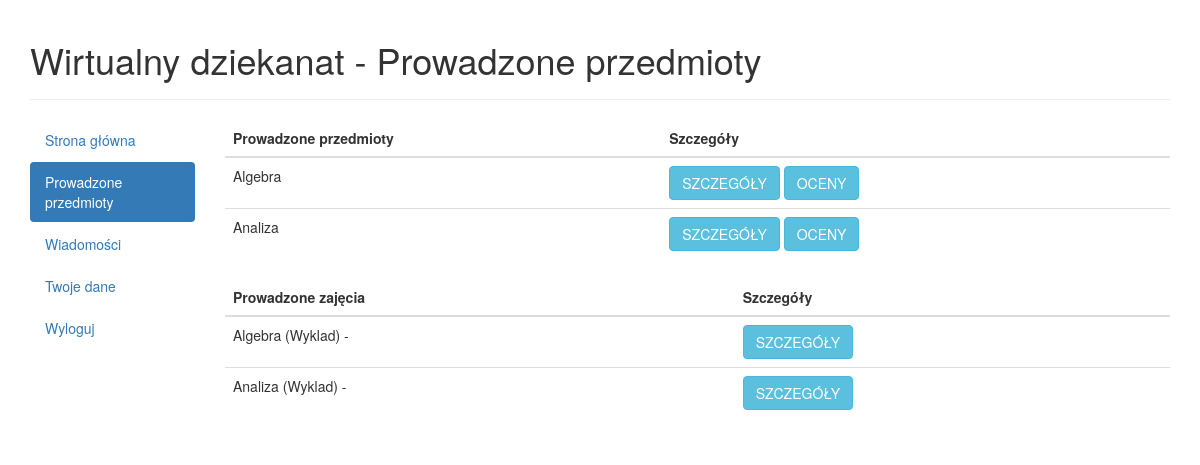
Screenshot of /teacher/1 (signed in) with the database file from the repository.
### database/models.py (models this page shows, shortened)
class Subject(models.Model):
    teacher_id = models.ForeignKey(Teacher)
    name = models.CharField(max_length=20)
    students = models.ManyToManyField(Student,through='SubjectsStudents',blank=True,null=True)
    course_homepage = models.CharField(max_length=20, blank=True,null=True)
    ECTS = models.IntegerField(default=3)
    exam = models.BooleanField(default=False, blank=True)

class Subsubject(models.Model):
    subject_id = models.ForeignKey(Subject)
    teacher_id = models.ForeignKey(Teacher)
    subsubjecttype_id = models.ForeignKey(SubsubjectType)
    hours = models.IntegerField(blank=True, null=True)
    def __str__(self):
        return self.subject_id.name + ' (' + self.subsubjecttype_id.name + ') - ' + self.teacher_id.user.first_name + ' ' + self.teacher_id.user.last_name

class SubsubjectType(models.Model):
    SUBSUBJECT_TYPE_CHOICES = (
        ('LEC', 'Lecture'),
        ('CLA', 'Auditory classes'),
        ('LAB', 'Laboratory classes'),
        ('PRO', 'Project classes'),
        ('SEM', 'Seminar classes'),
        ('CON', 'Conversation seminars'),
        ('OTH', 'Other'),
    )
    name = models.CharField(choices=SUBSUBJECT_TYPE_CHOICES, max_length=3)

class Teacher(models.Model):
    user = models.OneToOneField(User)
    picture = models.ImageField(upload_to='teacher_profile_images', blank=True)
    title = models.CharField(max_length=30, blank=True,null=True)
    current_position = models.CharField(max_length=40, blank=True,null=True)
    faculty = models.CharField(max_length=40, blank=True,null=True)
    department = models.CharField(max_length=40, blank=True,null=True)
    room = models.CharField(max_length=20, blank=True,null=True)
    phone_number = models.CharField(max_length=10, blank=True,null=True)
    office_hours = models.CharField(max_length=30, blank=True,null=True)

### database/views.py (the view)
# urls.py: url(r'^teacher/(?P<page_id>[0-9]+)$', views.teacherpage, name='teacherpage'),
def teacherpage(request, page_id):
    if request.user.is_authenticated():
        try:
            te = Teacher.objects.get(user=request.user)
            subjects = (subjects for subjects in te.subject_set.all())
            subSubjects = (subSubjects for subSubjects in te.subsubject_set.all())
            allStudents = Student.objects.all()
            if (request.POST.get('create_message', False) and request.POST.get('student_id', False)):
            	messageTo = Student.objects.get(pk = request.POST.get('student_id', False))
                message = Message(student_id = messageTo, teacher_id = te, contents = request.POST.get('message'), is_read = False, date = timezone.now())
                message.save()
            messages = Message.objects.filter(teacher_id=te).filter(is_read=False).order_by('-date')
            allMessages = Message.objects.filter(teacher_id=te).order_by('-date')
            return render(request, 'database/teacherpage.html',
                          {'teacher': te, 'subjects': subjects, 'messages': messages, 'allMessages': allMessages,
                           'page_id': page_id, 'subSubjects' : subSubjects, 'allStudents' : allStudents})
        except Teacher.DoesNotExist:
            return HttpResponse("Nie ma nauczyciela")
        except Student.DoesNotExist:
            return HttpResponse("Nie ma studenta")
    else:
        return HttpResponse("Niezalogowany")

### database/templates/database/teacherpage.html (shortened to what this page needs)
<!DOCTYPE html>
<html lang="en">
<head>
  <link rel="stylesheet" href="http://maxcdn.bootstrapcdn.com/bootstrap/3.3.4/css/bootstrap.min.css">
</head>
<body>
<div class="container">
	<div class="page-header">
		{% if page_id == '0' %}
			<h1>Wirtualny dziekanat - Strona główna</h1>
        	{% elif page_id == '1' %}
			<h1>Wirtualny dziekanat - Prowadzone przedmioty</h1>
        	{% elif page_id == '2' or  page_id == '3' or page_id == '4'%}
			<h1>Wirtualny dziekanat - Wiadomości</h1>
        	{% elif page_id == '5' %}
			<h1>Wirtualny dziekanat - Twoje dane</h1>
        	{% endif %}
	</div>
      	<div class="row">
    		<div class="col-md-2">
      			<ul class="nav nav-pills nav-stacked">
      				{% if page_id == '0' %}
        			<li class="active"><a href="{% url 'teacherpage' '0'%}">Strona główna</a></li>
        			<li><a href="{% url 'teacherpage' '1'%}">Prowadzone przedmioty</a></li>
        			<li><a href="{% url 'teacherpage' '2'%}">Wiadomości</a></li>
        			<li><a href="{% url 'teacherpage' '5'%}">Twoje dane</a></li>
                    <li><a href="{% url 'logout' %}">Wyloguj</a></li>
        			{% elif page_id == '1' %}
        			<li><a href="{% url 'teacherpage' '0'%}">Strona główna</a></li>
        			<li  class="active" ><a href="{% url 'teacherpage' '1'%}">Prowadzone przedmioty</a></li>
        			<li><a href="{% url 'teacherpage' '2'%}">Wiadomości</a></li>
        			<li><a href="{% url 'teacherpage' '5'%}">Twoje dane</a></li>
                    <li><a href="{% url 'logout' %}">Wyloguj</a></li>
        			{% endif %}
      			</ul>
   		    </div>
   		    <div class="col-md-10">
                {% if page_id == '0' %}
                    <h2>Witaj {{teacher.user.first_name}} {{teacher.user.last_name}}</h2>
                {% elif page_id == '1' %}
                   <table class="table table-hover">
                    <thead>
                      <tr>
                        <th>Prowadzone przedmioty</th>
                        <th>Szczegóły</th>
                      </tr>
                    </thead>
                    <tbody>
                    {% for subject in subjects %}
                        <tr><td>{{subject.name}}</td><td> <a href="{% url 'teachersubject' subject.pk %}" class="btn btn-info" role="button" >SZCZEGÓŁY</a>&nbsp;<a href="{% url 'teacherviewsubjectfinalgrades' subject.pk %}" class="btn btn-info" role="button" >OCENY</a></td></tr>
                    {% endfor %}
                    </tbody>
                  </table>
                    <table class="table table-hover">
                    <thead>
                      <tr>
                        <th>Prowadzone zajęcia</th>
                        <th>Szczegóły</th>
                      </tr>
                    </thead>
                    <tbody>
                    {% for subSubject in subSubjects %}
                        <tr><td>{{subSubject}}</td><td> <a href="{% url 'teachersubsubject' subSubject.pk %}" class="btn btn-info" role="button" >SZCZEGÓŁY</a></td></tr>
                    {% endfor %}
                    </tbody>
                  </table>
                    {% endif %}
                    </div>
            </div>
</div>
</body>
</html>

### rows the page displays
Subject: name "Algebra"
Subject: name "Analiza"
Subsubject: subject_id+subsubjecttype_id+teacher_id "Algebra (Wyklad) -"
Subsubject: subject_id+subsubjecttype_id+teacher_id "Analiza (Wyklad) -"
